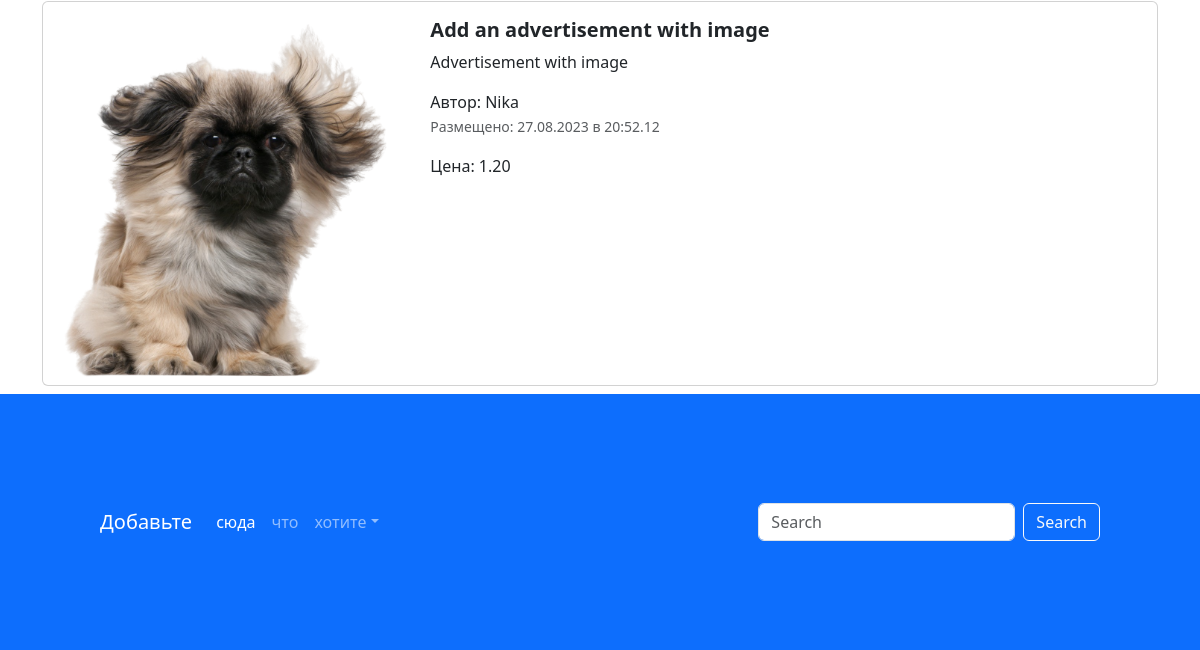
/ (lower part), run on an earlier commit of the app's database.
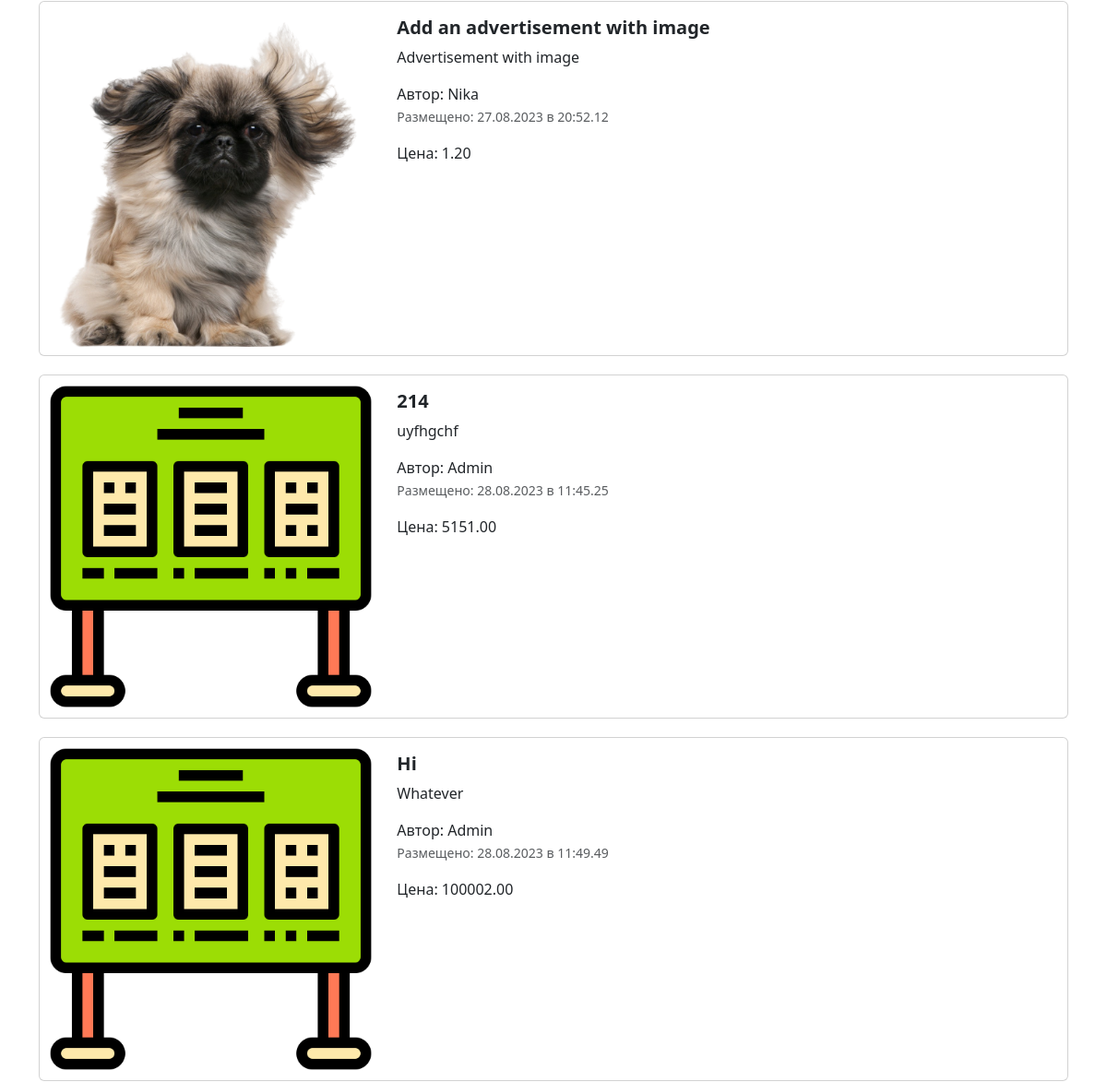
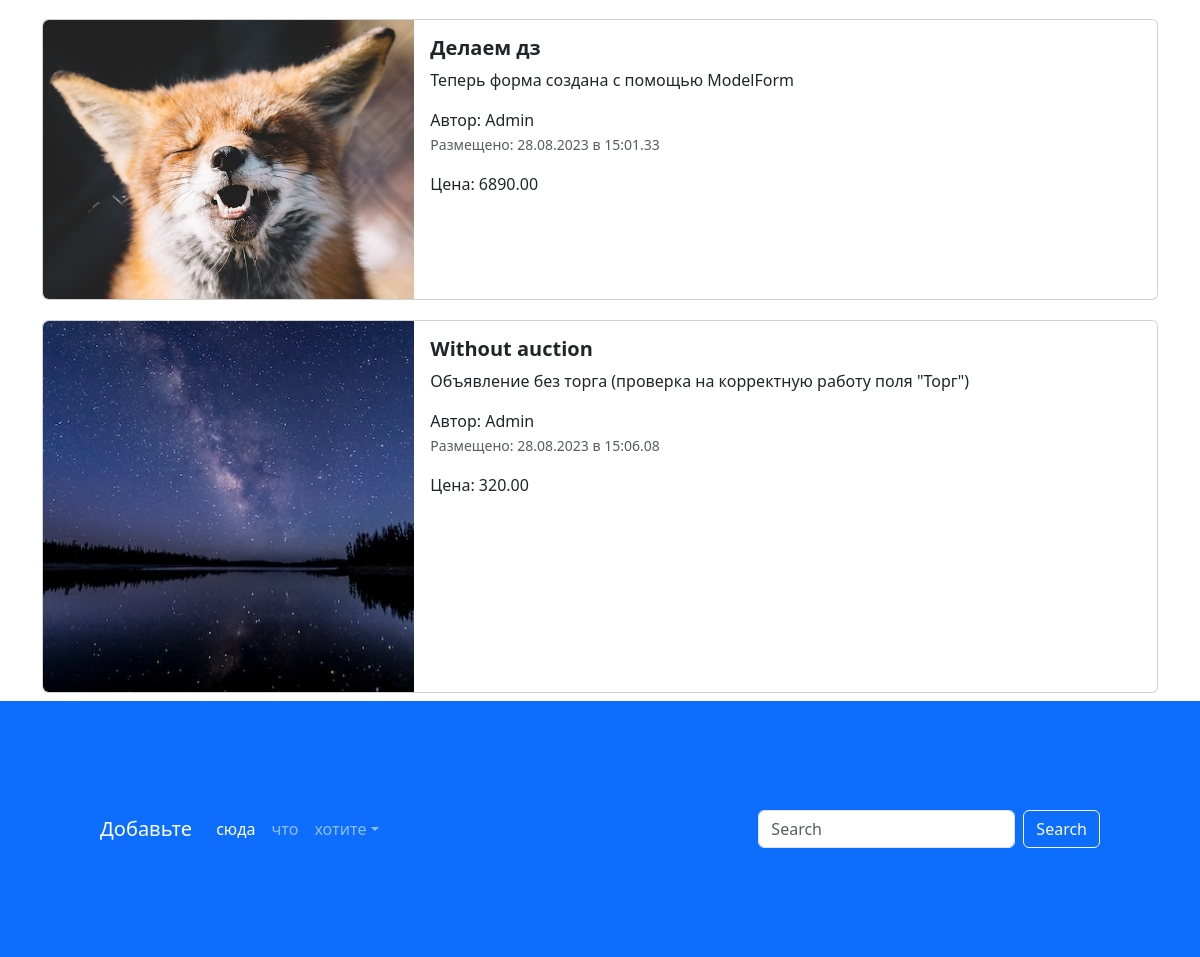
And on a later commit of the database (2 pictures, top to bottom).
### my_adverts/models.py (models this page shows, shortened)
class Advertisement(models.Model):
    title = models.CharField('Заголовок', max_length=128)
    description = models.TextField('Описание')
    price = models.DecimalField('Цена', max_digits=10, decimal_places=2)
    photo = models.ImageField('Изображение', upload_to='advertisement')
    created_at = models.DateTimeField('Создано', auto_now_add=True)
    updated_at = models.DateTimeField('Обновлено', auto_now=True)
    category = models.SmallIntegerField('Категория')
    location = models.CharField('Локация товара', max_length=225)
    auction = models.BooleanField('Торг', help_text='Отметьте, если торг уместен')
    user = models.ForeignKey(User, verbose_name='Автор', on_delete=models.CASCADE)
    class Meta:
        db_table = 'advertisements'
    @admin.display(description="Дата создания")
    def created_date(self):
        from django.utils import timezone
        if self.created_at == timezone.now().date():
            create_time = self.created_at.strftime('%H:%M.%S')
            return format_html('<span>Сегодня в {}</span>', create_time)
        date = self.created_at.strftime('%d.%m.%Y')
        time = self.created_at.strftime('%H:%M.%S')
        return format_html('<span>{} в {}</span>', date, time)
    def get_absolute_url(self):
        return reverse('advertisement_details', kwargs={'pk' : self.pk})

### my_adverts/views.py (the view)
# urls.py: path('', index, name='main_page'),
def index(request):
    title = request.GET.get('query')
    if title:
        advertisement = Advertisement.objects.filter(title__icontains=title)
    else:
        advertisement = Advertisement.objects.all()
    context = {'advertisement' : advertisement, 'title' : title}
    return render(request, 'adverts_app/index.html', context)

### templates/adverts_app/index.html (shortened to what this page needs)
{% extends 'base.html' %}
{% load static %}
{% block content %}
<div class="container">
  {% for adv in advertisement %}
  <div class="col">
    <div class="card mb-2" style="max-width: 1200px; margin-top: 20px;">
      <div class="row g-0">
        <div class="col-md-4">
          <a href="{{ adv.get_absolute_url }}" class="nav-link">
            <img src="{% if adv.photo %} {{ adv.photo.url }} {% else %} {% static 'img/adv.png' %} {% endif %}" class="img-fluid rounded-start" alt="Card title">
          </a>
        </div>
        <div class="col-md-8">
          <div class="card-body">
            <h5 class="card-title">
              <a href="{{ adv.get_absolute_url }}" class="nav-link"><strong>{{ adv.title }}</strong></a>
            </h5>
            <a href="{{ adv.get_absolute_url }}" class="nav-link">
              <p class="card-text">
                {{ adv.description }}
              </p>
              <span>Автор: {{ adv.user }}</span>
              <p class="card-text"><small class="text-muted">Размещено: {{ adv.created_date }}</small></p>
              <p class="card-text">Цена: {{ adv.price }}</p>
            </a>
          </div>
        </div>
      </div>
    </div>
  </div>
  {% endfor %}
</div>
{% endblock %}

### templates/base.html (shortened to what this page needs)
<!DOCTYPE html>
{% load static %}
<html lang="en">
<head>
  <link href="{% static 'css/bootstrap.min.css' %}" rel="stylesheet">
  <link rel="stylesheet" href="{% static 'css/fontello.css' %}">
</head>
<body>
  {% block content %}
  {% endblock %}
  {% block footer %}
  <footer style="padding: 100px;" class="bg-primary">
    <nav class="navbar navbar-expand-sm navbar-dark">
      <a class="navbar-brand" href="#">Добавьте</a>
      <div class="collapse navbar-collapse" id="collapsibleNavId">
        <ul class="navbar-nav me-auto mt-2 mt-lg-0">
          <li class="nav-item">
            <a class="nav-link active" href="#" aria-current="page">сюда</a>
          </li>
          <li class="nav-item">
            <a class="nav-link" href="#">что</a>
          </li>
          <li class="nav-item dropdown">
            <a class="nav-link dropdown-toggle" href="#" id="dropdownId" data-bs-toggle="dropdown" aria-haspopup="true"
               aria-expanded="false">хотите</a>
          </li>
        </ul>
        <form class="d-flex my-2 my-lg-0">
          <input value="{% if title %} {{ title }} {% endif %}" type="text" name="query" class="form-control me-sm-2" placeholder="Search">
          <button class="btn btn-outline-light my-2 my-sm-0" type="submit">Search</button>
        </form>
      </div>
    </nav>
  </footer>
  {% endblock %}
</body>
</html>

What changed in the data, as far as the page shows it:
added Advertisement: photo (picture), title "214", description "uyfhgchf", user "Admin", created_date "28.08.2023 в 11:45.25", price "5151.00"
added Advertisement: photo (picture), title "Hi", description "Whatever", user "Admin", created_date "28.08.2023 в 11:49.49", price "100002.00"
added Advertisement: photo (picture), title "Делаем дз", description "Теперь форма создана с помощью ModelForm", user "Admin", created_date "28.08.2023 в 15:01.33", price "6890.00"
added Advertisement: photo (picture), title "Without auction", description "Объявление без торга (проверка на корректную работу поля \"Торг\")", user "Admin", created_date "28.08.2023 в 15:06.08", price "320.00"
